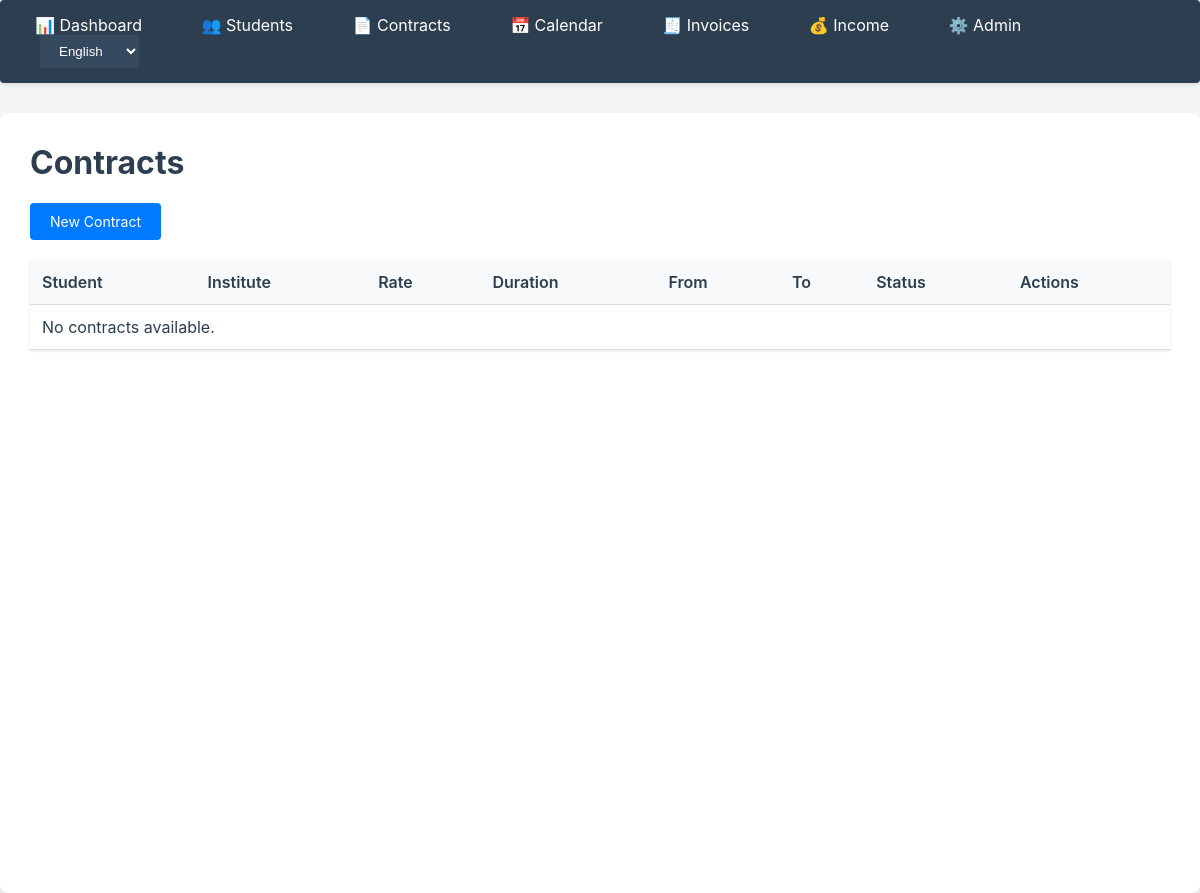
Before: /contracts/ with the older database file.
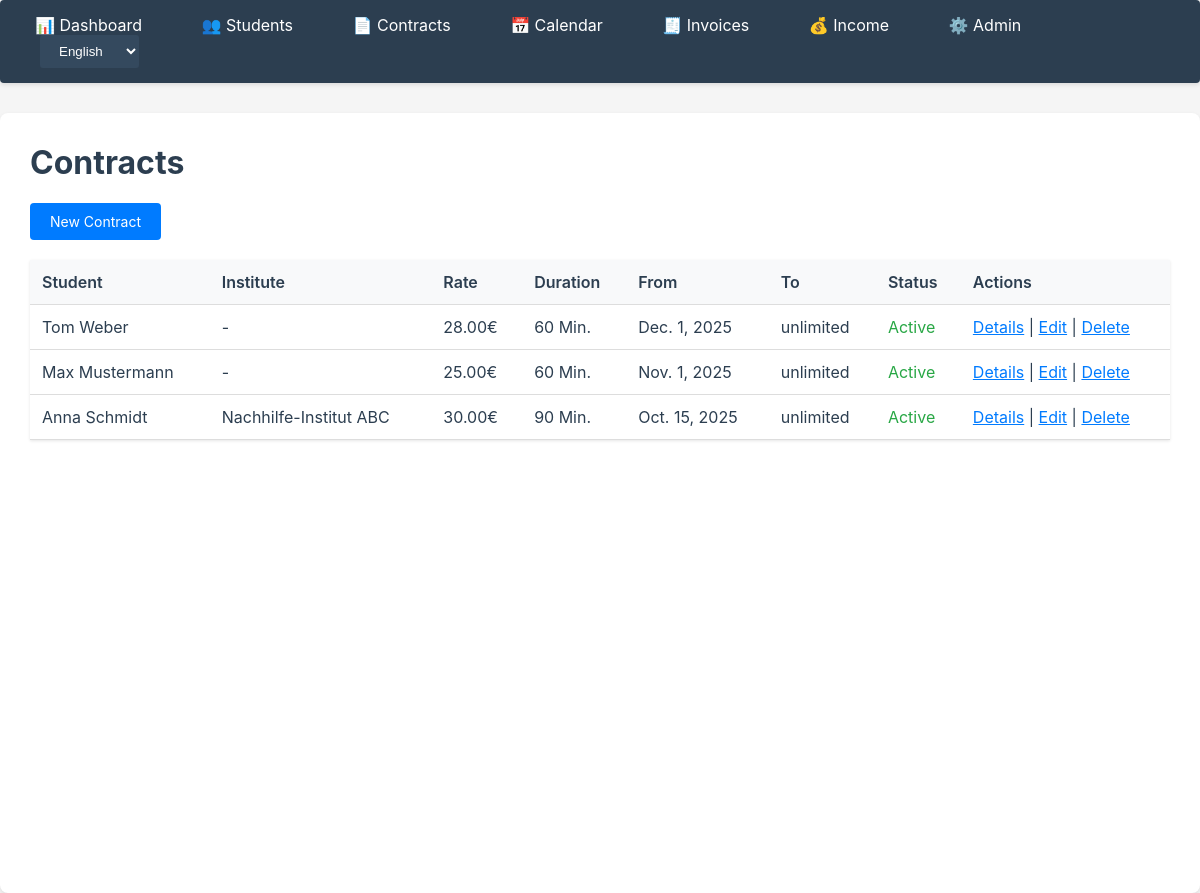
After: the same page with the newer database file.
### apps/contracts/models.py (models this page shows, shortened)
class Contract(models.Model):
    student = models.ForeignKey(
        Student,
        on_delete=models.CASCADE,
        related_name='contracts',
        help_text=_("Student for whom the contract applies")
    )
    institute = models.CharField(
        max_length=200,
        blank=True,
        null=True,
        help_text=_("Institute name (if applicable)")
    )
    hourly_rate = models.DecimalField(
        max_digits=10,
        decimal_places=2,
        validators=[MinValueValidator(Decimal('0.01'))],
        help_text=_("Rate per unit in EUR")
    )
    unit_duration_minutes = models.PositiveIntegerField(
        default=60,
        help_text=_("Duration of one unit in minutes")
    )
    start_date = models.DateField(help_text=_("Contract start date"))
    end_date = models.DateField(
        null=True,
        blank=True,
        help_text=_("Contract end date (optional, empty = unlimited)")
    )
    is_active = models.BooleanField(
        default=True,
        help_text=_("Is the contract active?")
    )
    notes = models.TextField(
        blank=True,
        null=True,
        help_text=_("Additional notes about the contract")
    )
    created_at = models.DateTimeField(auto_now_add=True)
    updated_at = models.DateTimeField(auto_now=True)
    class Meta:
        ordering = ['-start_date', 'student']
        verbose_name = _('Contract')
        verbose_name_plural = _('Contracts')

### apps/students/models.py (models this page shows, shortened)
class Student(models.Model):
    first_name = models.CharField(max_length=100)
    last_name = models.CharField(max_length=100)
    email = models.EmailField(blank=True, null=True)
    phone = models.CharField(max_length=20, blank=True, null=True)
    school = models.CharField(
        max_length=200,
        blank=True,
        null=True,
        help_text=_("School name")
    )
    grade = models.CharField(
        max_length=50,
        blank=True,
        null=True,
        help_text=_("Grade/Level (e.g., '10th grade', 'Q1')")
    )
    subjects = models.CharField(
        max_length=500,
        blank=True,
        null=True,
        help_text=_("Subjects (comma-separated, e.g., 'Math, German, English')")
    )
    notes = models.TextField(
        blank=True,
        null=True,
        help_text=_("Additional notes about the student")
    )
    created_at = models.DateTimeField(auto_now_add=True)
    updated_at = models.DateTimeField(auto_now=True)
    class Meta:
        ordering = ['last_name', 'first_name']
        verbose_name = _('Student')
        verbose_name_plural = _('Students')
    @property
    def full_name(self):
        return f"{self.first_name} {self.last_name}"

### apps/contracts/views.py (the view)
# urls.py: path('', views.ContractListView.as_view(), name='list'),
class ContractListView(ListView):
    model = Contract
    template_name = 'contracts/contract_list.html'
    context_object_name = 'contracts'
    paginate_by = 20

### apps/contracts/templates/contracts/contract_list.html (shortened to what this page needs)
{% extends 'core/base.html' %}
{% load i18n %}
{% block content %}
<h1>{% trans "Contracts" %}</h1>
<a href="{% url 'contracts:create' %}" class="btn">{% trans "New Contract" %}</a>
<table>
    <thead>
        <tr>
            <th>{% trans "Student" %}</th>
            <th>{% trans "Institute" %}</th>
            <th>{% trans "Rate" %}</th>
            <th>{% trans "Duration" %}</th>
            <th>{% trans "From" %}</th>
            <th>{% trans "To" %}</th>
            <th>{% trans "Status" %}</th>
            <th>{% trans "Actions" %}</th>
        </tr>
    </thead>
    <tbody>
        {% for contract in contracts %}
        <tr>
            <td>{{ contract.student.full_name }}</td>
            <td>{{ contract.institute|default:"-" }}</td>
            <td>{{ contract.hourly_rate }}€</td>
            <td>{% blocktrans with minutes=contract.unit_duration_minutes %}{{ minutes }} Min.{% endblocktrans %}</td>
            <td>{{ contract.start_date }}</td>
            <td>{{ contract.end_date|default:_("unlimited") }}</td>
            <td>{% if contract.is_active %}<span style="color: #28a745;">{% trans "Active" %}</span>{% else %}<span style="color: #495057;">{% trans "Inactive" %}</span>{% endif %}</td>
            <td>
                <a href="{% url 'contracts:detail' contract.pk %}">{% trans "Details" %}</a> |
                <a href="{% url 'contracts:update' contract.pk %}">{% trans "Edit" %}</a> |
                <a href="{% url 'contracts:delete' contract.pk %}">{% trans "Delete" %}</a>
            </td>
        </tr>
        {% empty %}
        <tr><td colspan="8">{% trans "No contracts available." %}</td></tr>
        {% endfor %}
    </tbody>
</table>
{% endblock %}

Changed rows visible on the page:
added Contract: student.full_name "Tom Weber", institute "-", hourly_rate "28.00", start_date "Dec. 1, 2025", end_date "unlimited"
added Contract: student.full_name "Max Mustermann", institute "-", hourly_rate "25.00", start_date "Nov. 1, 2025", end_date "unlimited"
added Contract: student.full_name "Anna Schmidt", institute "Nachhilfe-Institut ABC", hourly_rate "30.00", start_date "Oct. 15, 2025", end_date "unlimited"
Other visible differences:
text no longer shown: "No contracts available."
